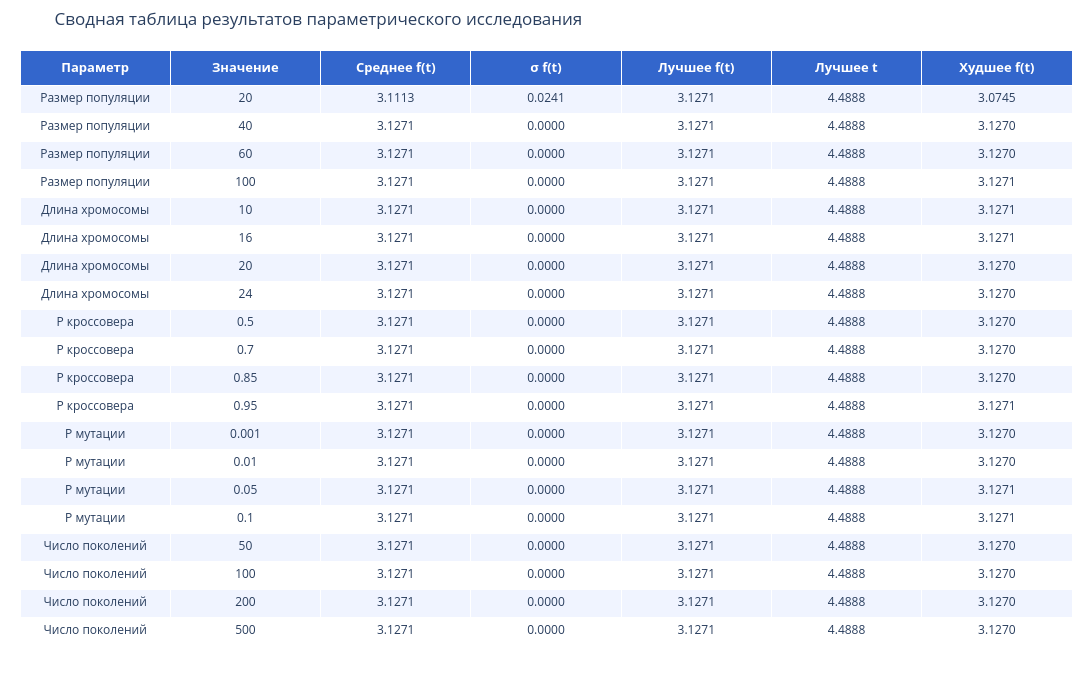

Write notebook code for a chart like this one.
### Markdown cell above
## 9. Сводная таблица результатов

### Code cell
header_vals = [
    "Параметр", "Значение", "Среднее f(t)", "σ f(t)",
    "Лучшее f(t)", "Лучшее t", "Худшее f(t)"
]

table_data = {h: [] for h in header_vals}

for param_name, values in PARAM_GRID.items():
    for val in values:
        info = param_results[param_name][val]
        table_data["Параметр"].append(PARAM_LABELS[param_name])
        table_data["Значение"].append(str(val))
        table_data["Среднее f(t)"].append(f"{info['mean_fit']:.4f}")
        table_data["σ f(t)"].append(f"{info['std_fit']:.4f}")
        table_data["Лучшее f(t)"].append(f"{info['best_fits'].max():.4f}")
        best_run_idx = np.argmax(info['best_fits'])
        table_data["Лучшее t"].append(f"{info['best_ts'][best_run_idx]:.4f}")
        table_data["Худшее f(t)"].append(f"{info['best_fits'].min():.4f}")

fill_colors = []
for i in range(len(table_data["Параметр"])):
    fill_colors.append("#f0f4ff" if i % 2 == 0 else "white")

fig = go.Figure(data=[go.Table(
    header=dict(
        values=[f"<b>{h}</b>" for h in header_vals],
        fill_color="#3366cc", font=dict(color="white", size=13),
        align="center", height=35
    ),
    cells=dict(
        values=[table_data[h] for h in header_vals],
        fill_color=[fill_colors],
        align="center", height=28, font=dict(size=12)
    )
)])

fig.update_layout(
    title="Сводная таблица результатов параметрического исследования",
    width=1100, height=700,
    margin=dict(l=20, r=20, t=50, b=20)
)
fig.write_html(str(OUTPUTS / "06_results_table.html"))
fig.show()

### Figure 1 — Plotly figure (JSON) as saved in the notebook; plotly's stock layout.template omitted (floating-point values rounded to 4 significant figures; data arrays with more than 128 entries replaced by an {"elided": "..."} marker saying what was removed)
{"data": [{"cells": {"align": "center", "fill": {"color": [["#f0f4ff", "white", "#f0f4ff", "white", "#f0f4ff", "white", "#f0f4ff", "white", "#f0f4ff", "white", "#f0f4ff", "white", "#f0f4ff", "white", "#f0f4ff", "white", "#f0f4ff", "white", "#f0f4ff", "white"]]}, "font": {"size": 12}, "height": 28, "values": {"elided": "7x20 str values"}}, "header": {"align": "center", "fill": {"color": "#3366cc"}, "font": {"color": "white", "size": 13}, "height": 35, "values": ["<b>Параметр</b>", "<b>Значение</b>", "<b>Среднее f(t)</b>", "<b>σ f(t)</b>", "<b>Лучшее f(t)</b>", "<b>Лучшее t</b>", "<b>Худшее f(t)</b>"]}, "type": "table"}], "layout": {"height": 700, "margin": {"b": 20, "l": 20, "r": 20, "t": 50}, "title": {"text": "Сводная таблица результатов параметрического исследования"}, "width": 1100}}
